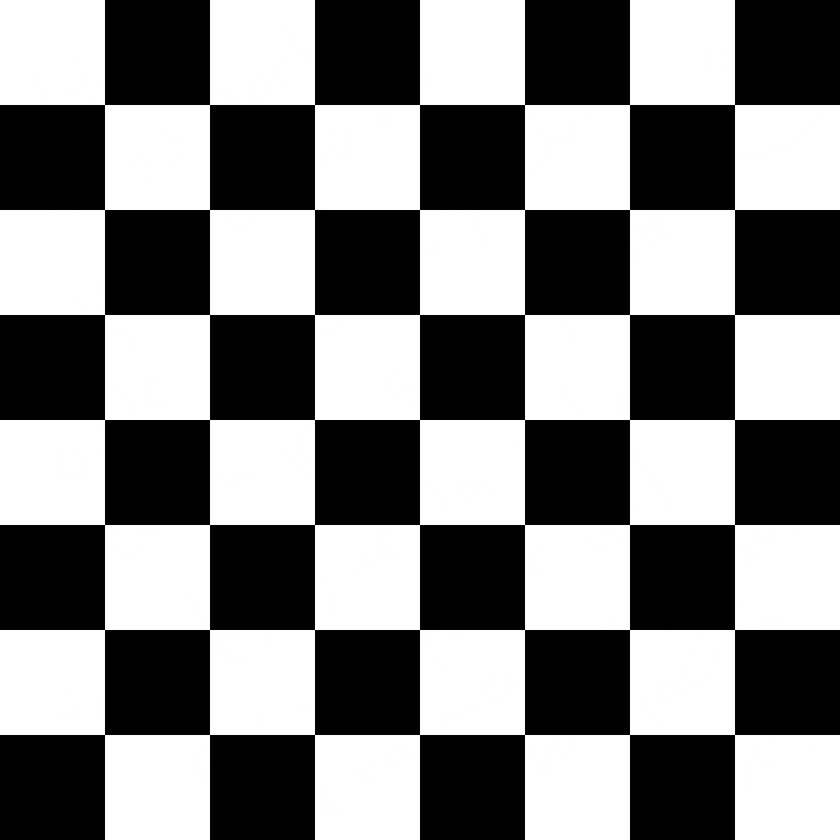
#> input picture Parcial/incognitus.tif, 840 x 840 px, shrunk from 1024 x 1024 before the run
$ jupyter execute ExamenParcial.ipynb   (shell and % lines are left out)   (older library calls are emulated)
#> lines starting #> are read from the running program, lines starting #| are printed output that depends on the picture
# Enunciado de la pregunta #
En la imágen .tif que encuentra en éste repo (y pública en la URL en la parte inferior) un residente del universo paralelo 12.4999 le han enviado un mensaje oculto. Utilice su conocimiento de procesamiento de imágenes para descubrirlo.

# Algoritmos a utilizar y por qué: #

- Debido a que no hay señales de ruido, ni elementos que requieran resaltar, por el momento se descargan los usos de filtros de sharpening y lineales.

- Primero se necesita saber cómo están distribuidos los colores en la imagen para saber qué se debe aplicar. El histograma mostrará cuántas veces aparece un color en la imagen y actua como un contador. A simple vista parece ser una imagen en blanco y negro, por lo que se haría una ecualización. La ecualización permite redistribuir mejor los colores de la imagen para así destacar elementos.

- Luego de obtener los resultados del histograma y la ecualización, con la nueva información, se decidirá si se debe hacer uso de otros filtros para mostrar el mensaje.

- Al obtener los resultados, se ve el mensaje pero no con gran calidad o nítido, por lo que se aplicará el filtro de perfilado de Laplace para que resalte los bordes y así sea más nítido.

# Código para descrubir el mensaje oculto#

[cell 1]
#Importar librerías
import cv2
import numpy as np
import matplotlib.pyplot as plt

[cell 2]
#Cargar la imagen al notebook
base = "https://canaval.org/assets/"

img = "incognitus.tif"
url = f"{base}{img}"

[cell 3]
#Mostrar la imagen original
def show(im, size=8):
  _, ax = plt.subplots(figsize=(size, size))
  ax.imshow(im, interpolation="nearest")
  plt.tight_layout()
  plt.show()

def loadImg(img):
#> called with img = 'incognitus.tif'
  im = cv2.imread(img)
#> im is the input picture: shape (840, 840, 3); min 0, max 255, mean 128
  return im[:,:,::-1]

im = loadImg(img)
show(im)

[cell 4]
#Transformar la imagen en un formato que se pueda trabajar y mostrarla nuevamente
mensaje = cv2.cvtColor(im, cv2.COLOR_BGR2GRAY)
print(mensaje.shape)
#| (840, 840)
show(mensaje)
plt.imshow(mensaje, 'gray')

[cell 5]
#Aplicación de algoritmos para poder mostrar el mensaje
plt.hist(mensaje.ravel(), 256)
plt.show()
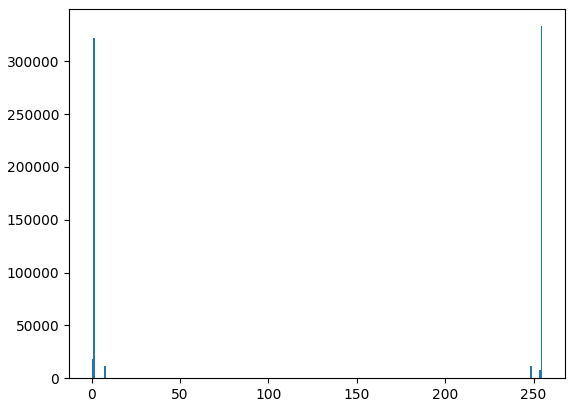
#> figure drawn by matplotlib, 1 panel; tallest bar 333274 high, from x = 254 to 255

def equalize_hist(im):
  rows, cols = im.shape
#> rows = 840; cols = 840
  hist, bins = np.histogram(im, bins=256, range=(0, 256))
#> hist = 256 values, max 333274 at index 255, min 0 at index 2, mean 2756.2; bins = 257 values from 0 to 256
  hist = hist / (rows * cols)
#> hist = 256 values, max 0.472 at index 255, min 0 at index 2, mean 0.00391

  accum = np.zeros((256))
  accum[0] = hist[0]
  for i in range(1, 256):
    accum[i] = accum[i - 1] + hist[i]
#> after the loop, accum = 256 values from 0.0264 to 1

  out = np.zeros((rows, cols))

  for i in range(rows):
    for j in range(cols):
      out[i, j] = accum[im[i, j]]
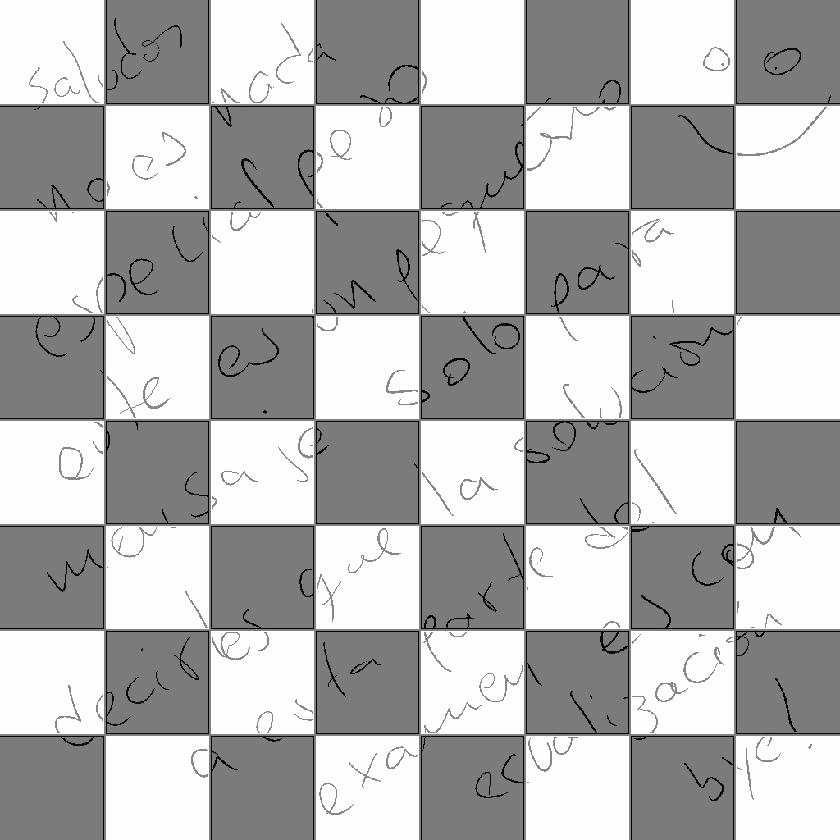
#> out: shape (840, 840) float64; min 0.0264, max 1, mean 0.717

  return np.floor(256*out + 0.5).astype(np.int)
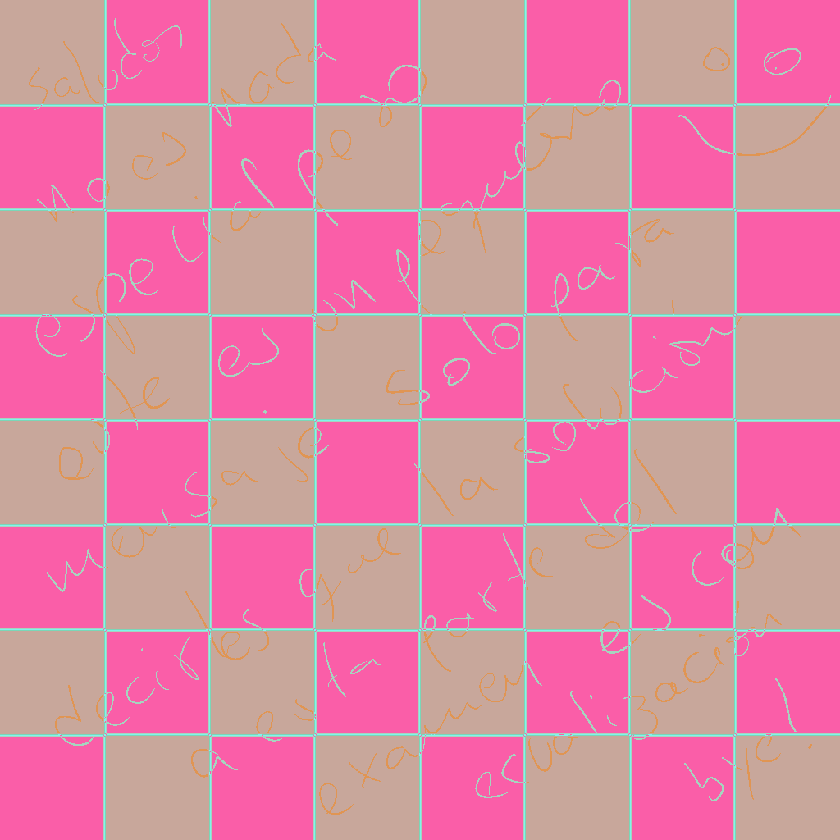
#> returned value: shape (840, 840) int64; 6 distinct labels, from 7 to 256; one colour per label, 0 black

def laplace(imgs, mask):
  imgs2 = cv2.filter2D(src=imgs, ddepth=-1, kernel=mask)
  plt.subplots(figsize=(10, 10))
  plt.subplot(1, 2, 1)
  plt.imshow(imgs, cmap="gray")
  plt.axis("off")
  plt.subplot(1, 2, 2)
  plt.imshow(imgs2, cmap="gray")
  plt.axis("off")
  plt.show()

[cell 6]
#Mostrar la imagen con el mensaje descubierto
mask = np.array([0, 1, 0, 1, -8, 1, 0, 1, 0]).reshape(3, 3)
Mensaje_Resuelto1 = equalize_hist(mensaje)
#Mensaje_Resuelto = laplace(Mensaje_Resuelto1, mask) Sale un error, pero la idea era hacer que resalten más las letras de la imagen
show(Mensaje_Resuelto1)

# Procedimiento y Algoritmos a utilizar para ocultar mensajes #
- Debido a que se quiere ocultar los mensajes, se utilizarán filtros que hagan la imagen más homogenia como el de la matriz gaussiana para que el mensaje esté oculto y el filtro de la mediana para un mayor difuminado, permitiendo esconder mejor los mensajes.

- La mediana es un filtro tipo estadístico (no lineal) que es el mejor para eliminar el ruido sal y pimienta, pero en este caso se utilizarán sus propiedades para difuminar/suavizado/blurrear para ocultar el mensaje.

- Solo se podrá desbloquear, cuando se vuelva la imagen heterogénea, o logren ecualizar la imagen.

# Código para ocultar mensajes #

[cell 7]
#Filtro Gaussiano

#Máscara para el filtro Gaussiano
mask1 = np.array([1, 2, 1, 2, 4, 2, 1, 2, 1]).reshape(3, 3)
mask = mask / np.sum(mask1)

def Gaussiana(im, mask):
  rowsMask, colsMask = mask.shape
  rowPadding = rowsMask // 2
  colPadding = colsMask // 2

  rows, cols = im.shape
#> rows = 840; cols = 840

  temp = np.zeros((rows + 2*rowPadding, cols + 2*colPadding))
  temp[rowPadding:rowPadding+rows, colPadding:colPadding+cols] = im
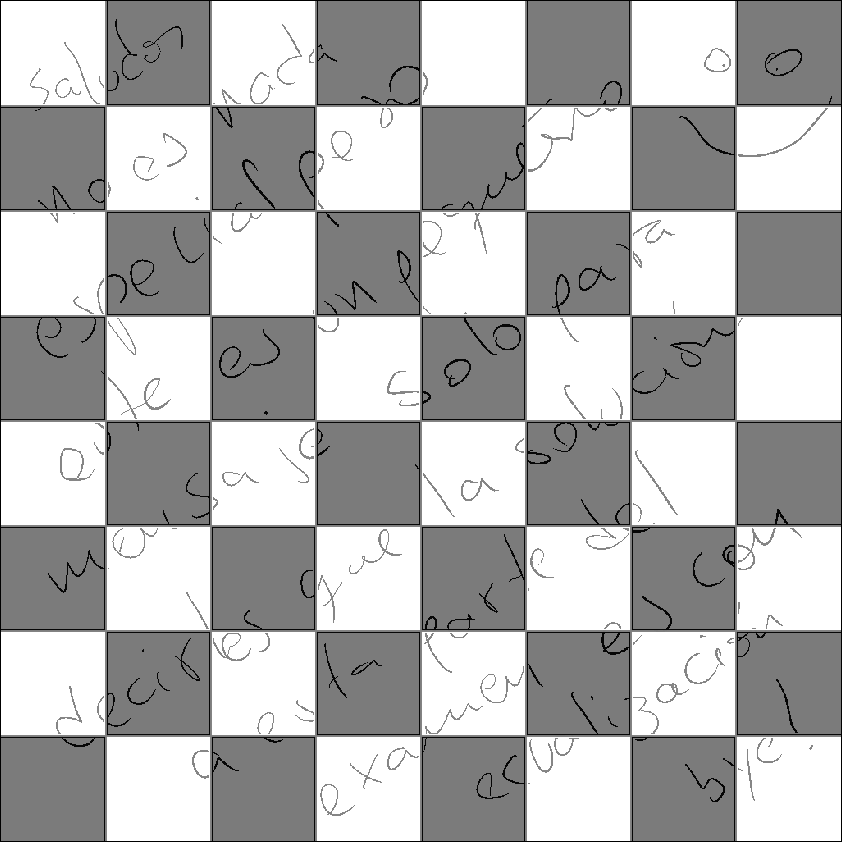
#> temp: shape (842, 842) float64; min 0, max 256, mean 182.7; drawn with min black and max white

  out = np.zeros_like(temp)

  for r in range(rows):
    for c in range(cols):
      out[r + rowPadding, c + colPadding] = np.sum(
        np.multiply(mask, temp[r:r+rowsMask, c:c+colsMask]))
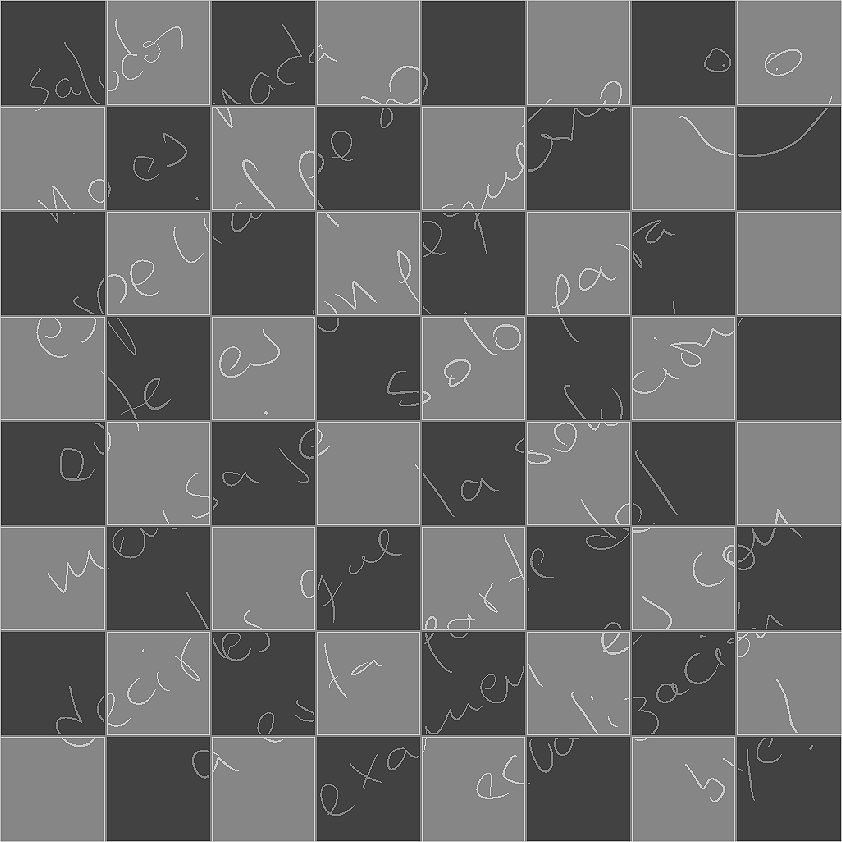
#> out: shape (842, 842) float64; min -96, max 27.5, mean -45.7; drawn with min black and max white

  return out[rowPadding:rowPadding+rows, colPadding:colPadding+cols]

#Filtro de la mediana
def Mediana(img):
  img1 = cv2.medianBlur(img, 3)
  plt.subplots(figsize=(14, 14))
  plt.subplot(1, 2, 1)
  plt.imshow(img, cmap="gray")
  plt.axis("off")
  plt.subplot(1, 2, 2)
  plt.imshow(img1, cmap="gray")
  plt.axis("off")
  plt.show()
  return img1

[cell 8]
Mensaje_Oculto = Gaussiana(Mensaje_Resuelto1,mask)
#Mensaje_Oculto2 = Mediana(Mensaje_Oculto) se quería hacer la mediana pero sale un error raro de OpenCV
show(Mensaje_Oculto)
